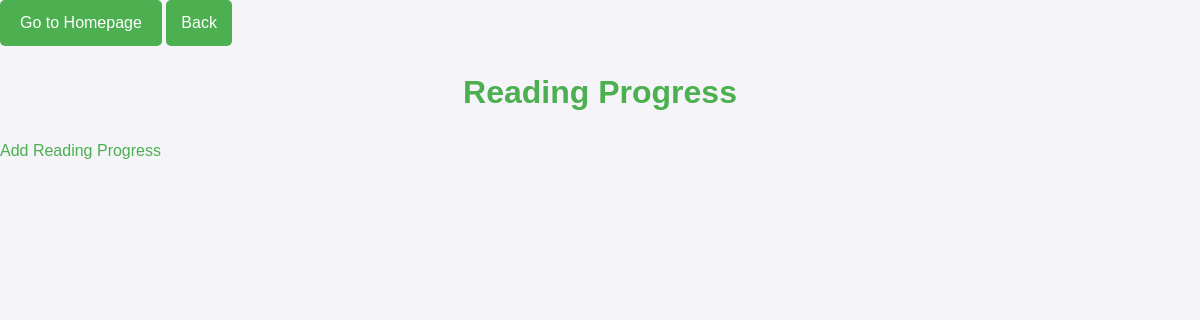
Before: /project/progress/ with the older database file.
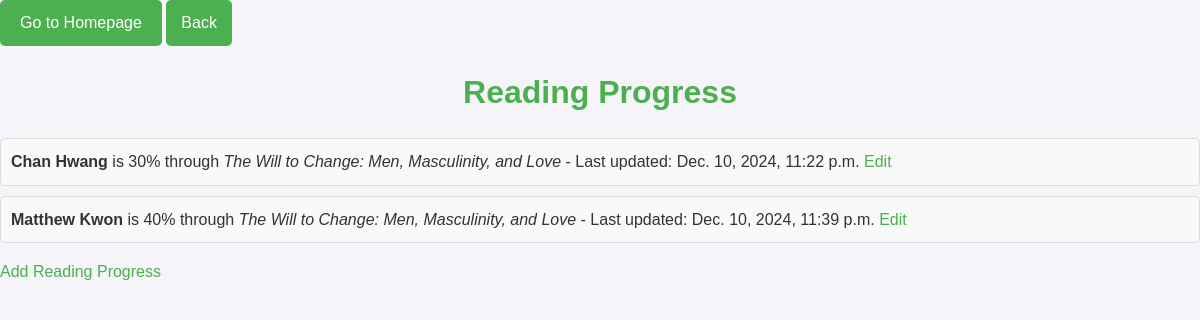
After: the same page with the newer database file.
### project/models.py (models this page shows, shortened)
class ReadingProgress(models.Model):
    member = models.ForeignKey(Member, on_delete=models.CASCADE)
    book = models.ForeignKey(Book, on_delete=models.CASCADE)
    progress_percentage = models.IntegerField()
    last_updated = models.DateTimeField(auto_now=True)

class Member(models.Model):
    user = models.OneToOneField(
        User,
        on_delete=models.CASCADE,
        related_name='member'
    )
    name = models.CharField(max_length=100)
    email = models.EmailField()
    join_date = models.DateField()
    role = models.CharField(max_length=50, choices=[('Admin', 'Admin'), ('Member', 'Member')])

class Book(models.Model):
    title = models.CharField(max_length=200)
    author = models.CharField(max_length=100)
    genre = models.CharField(max_length=50)
    publication_year = models.IntegerField()
    isbn = models.CharField(max_length=20)

### project/views.py (the view)
# urls.py: path('progress/', ReadingProgressListView.as_view(), name='reading-progress-list'),
class ReadingProgressListView(ListView):
    model = ReadingProgress
    template_name = 'project/reading_progress_list.html'
    context_object_name = 'progress'

### project/templates/project/reading_progress_list.html (shortened to what this page needs)
<!DOCTYPE html>
<html>
<head>
    {% load static %}
    <link rel="stylesheet" type="text/css" href="{% static 'project/css/styles.css' %}">
</head>
<body>
    <a href="{% url 'homepage' %}" class="home-button">Go to Homepage</a>
    <a href="javascript:history.back()" class="back-button">Back</a>
    <h1>Reading Progress</h1>
    <ul>
        {% for progress in progress %}
            <li>
                <strong>{{ progress.member.name }}</strong> is {{ progress.progress_percentage }}% through
                <em>{{ progress.book.title }}</em>
                - Last updated: {{ progress.last_updated }}
                <a href="{% url 'reading-progress-edit' progress.pk %}">Edit</a>
            </li>
        {% endfor %}
    </ul>
    <a href="{% url 'reading-progress-add' %}">Add Reading Progress</a>
</body>
</html>

### project/static/project/css/styles.css (style rules this page uses)
body { font-family: 'Arial', sans-serif; line-height: 1.6; margin: 0; padding: 0; background-color: #f4f4f9; color: #333; }
h1, h2, h3 { color: #4CAF50; text-align: center; margin-bottom: 20px; }
h1 { font-size: 2em; }
a { color: #4CAF50; text-decoration: none; }
button, .back-button { display: inline-block; background-color: #4CAF50; color: white; border: none; padding: 10px 15px; font-size: 16px; border-radius: 5px; cursor: pointer; text-decoration: none; transition: background-color 0.3s ease; }
ul { list-style: none; padding: 0; }
ul li { margin-bottom: 10px; padding: 10px; background: #f9f9f9; border: 1px solid #ddd; border-radius: 5px; transition: box-shadow 0.3s ease; }
.home-button { display: inline-block; background-color: #4CAF50; color: white; text-decoration: none; padding: 10px 20px; font-size: 16px; border-radius: 5px; border: none; text-align: center; cursor: pointer; transition: background-color 0.3s ease; }

Changed rows visible on the page:
added ReadingProgress: member.name "Chan Hwang", progress_percentage "30", book "The Will to Change: Men, Masculinity, and Love", last_updated "Dec. 10, 2024, 11:22 p.m."
added ReadingProgress: member.name "Matthew Kwon", progress_percentage "40", book "The Will to Change: Men, Masculinity, and Love", last_updated "Dec. 10, 2024, 11:39 p.m."
